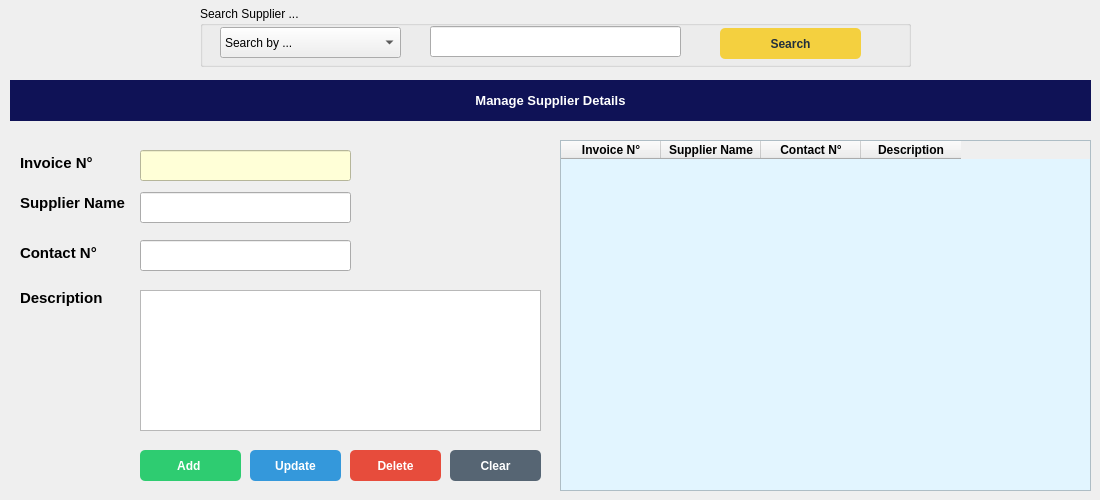
     <widget class="QWidget" name="tab_3">
      <attribute name="title">
       <string>Supplier</string>
      </attribute>
      <widget class="QLabel" name="label_6">
       <property name="geometry">
        <rect>
         <x>10</x>
         <y>80</y>
         <width>1081</width>
         <height>41</height>
        </rect>
       </property>
       <property name="font">
        <font>
         <pointsize>10</pointsize>
         <weight>75</weight>
         <bold>true</bold>
        </font>
       </property>
       <property name="styleSheet">
        <string notr="true">background-color: rgb(15, 18, 86);
color: rgb(255, 255, 255);</string>
       </property>
       <property name="text">
        <string>Manage Supplier Details</string>
       </property>
       <property name="alignment">
        <set>Qt::AlignCenter</set>
       </property>
      </widget>
      <widget class="QLabel" name="label_7">
       <property name="geometry">
        <rect>
         <x>20</x>
         <y>152</y>
         <width>81</width>
         <height>21</height>
        </rect>
       </property>
       <property name="font">
        <font>
         <pointsize>11</pointsize>
         <weight>75</weight>
         <bold>true</bold>
        </font>
       </property>
       <property name="text">
        <string>Invoice N°</string>
       </property>
      </widget>
      <widget class="QLineEdit" name="Supp_invoice_No">
       <property name="geometry">
        <rect>
         <x>140</x>
         <y>150</y>
         <width>211</width>
         <height>31</height>
        </rect>
       </property>
       <property name="styleSheet">
        <string notr="true">background-color: rgb(255, 255, 215);</string>
       </property>
      </widget>
      <widget class="QLineEdit" name="Supp_Name">
       <property name="geometry">
        <rect>
         <x>140</x>
         <y>192</y>
         <width>211</width>
         <height>31</height>
        </rect>
       </property>
      </widget>
      <widget class="QLabel" name="label_8">
       <property name="geometry">
        <rect>
         <x>20</x>
         <y>192</y>
         <width>121</width>
         <height>21</height>
        </rect>
       </property>
       <property name="font">
        <font>
         <pointsize>11</pointsize>
         <weight>75</weight>
         <bold>true</bold>
        </font>
       </property>
       <property name="text">
        <string>Supplier Name</string>
       </property>
      </widget>
      <widget class="QLabel" name="label_29">
       <property name="geometry">
        <rect>
         <x>20</x>
         <y>242</y>
         <width>91</width>
         <height>21</height>
        </rect>
       </property>
       <property name="font">
        <font>
         <pointsize>11</pointsize>
         <weight>75</weight>
         <bold>true</bold>
        </font>
       </property>
       <property name="text">
        <string>Contact N°</string>
       </property>
      </widget>
      <widget class="QLineEdit" name="Supp_Contact_No">
       <property name="geometry">
        <rect>
         <x>140</x>
         <y>240</y>
         <width>211</width>
         <height>31</height>
        </rect>
       </property>
      </widget>
      <widget class="QLabel" name="label_11">
       <property name="geometry">
        <rect>
         <x>20</x>
         <y>287</y>
         <width>91</width>
         <height>21</height>
        </rect>
       </property>
       <property name="font">
        <font>
         <pointsize>11</pointsize>
         <weight>75</weight>
         <bold>true</bold>
        </font>
       </property>
       <property name="text">
        <string>Description</string>
       </property>
      </widget>
      <widget class="QTextEdit" name="Supp_Description">
       <property name="geometry">
        <rect>
         <x>140</x>
         <y>290</y>
         <width>401</width>
         <height>141</height>
        </rect>
       </property>
      </widget>
      <widget class="QPushButton" name="Supplier_Delete_Btn">
       <property name="geometry">
        <rect>
         <x>350</x>
         <y>450</y>
         <width>91</width>
         <height>31</height>
        </rect>
       </property>
       <property name="font">
        <font>
         <weight>75</weight>
         <bold>true</bold>
        </font>
       </property>
       <property name="cursor">
        <cursorShape>PointingHandCursor</cursorShape>
       </property>
       <property name="styleSheet">
        <string notr="true">QPushButton{
  background-color: rgb(231, 76, 60);
  color: rgb(255, 255, 255);
  border-radius: 5px;
}
QPushButton::pressed{
	padding-left:5px;
	padding-top: 5px;
	background-color: rgb(236, 112, 99);
}</string>
       </property>
       <property name="text">
        <string>Delete</string>
       </property>
      </widget>
      <widget class="QPushButton" name="Supplier_Save_Btn">
       <property name="geometry">
        <rect>
         <x>140</x>
         <y>450</y>
         <width>101</width>
         <height>31</height>
        </rect>
       </property>
       <property name="font">
        <font>
         <weight>75</weight>
         <bold>true</bold>
        </font>
       </property>
       <property name="cursor">
        <cursorShape>PointingHandCursor</cursorShape>
       </property>
       <property name="styleSheet">
        <string notr="true">QPushButton{
  background-color: rgb(46, 204, 113);
  color: rgb(255, 255, 255);
  border-radius: 5px;
}
QPushButton::pressed{
	padding-left:5px;
	padding-top: 5px;
	background-color: rgb(130, 224, 170);
}</string>
       </property>
       <property name="text">
        <string>Add </string>
       </property>
      </widget>
      <widget class="QPushButton" name="Supplier_Update_Btn">
       <property name="geometry">
        <rect>
         <x>250</x>
         <y>450</y>
         <width>91</width>
         <height>31</height>
        </rect>
       </property>
       <property name="font">
        <font>
         <weight>75</weight>
         <bold>true</bold>
        </font>
       </property>
       <property name="cursor">
        <cursorShape>PointingHandCursor</cursorShape>
       </property>
       <property name="styleSheet">
        <string notr="true">QPushButton{
  background-color: rgb(52, 152, 219);
  color: rgb(255, 255, 255);
  border-radius: 5px;
}
QPushButton::pressed{
	padding-left:5px;
	padding-top: 5px;
	background-color: rgb(93, 173, 226);
}</string>
       </property>
       <property name="text">
        <string>Update</string>
       </property>
      </widget>
      <widget class="QPushButton" name="Supplier_Clear_Btn">
       <property name="geometry">
        <rect>
         <x>450</x>
         <y>450</y>
         <width>91</width>
         <height>31</height>
        </rect>
       </property>
       <property name="font">
        <font>
         <weight>75</weight>
         <bold>true</bold>
        </font>
       </property>
       <property name="cursor">
        <cursorShape>PointingHandCursor</cursorShape>
       </property>
       <property name="styleSheet">
        <string notr="true">QPushButton{
  background-color: rgb(86, 101, 115);
  color: rgb(255, 255, 255);
  border-radius: 5px;
}
QPushButton::pressed{
	padding-left:5px;
	padding-top: 5px;
	background-color: rgb(128, 139, 150);
}</string>
       </property>
       <property name="text">
        <string>Clear</string>
       </property>
      </widget>
      <widget class="QTableWidget" name="Supp_tableWidget">
       <property name="geometry">
        <rect>
         <x>560</x>
         <y>140</y>
         <width>531</width>
         <height>351</height>
        </rect>
       </property>
       <property name="styleSheet">
        <string notr="true">QTableWidget#Supp_tableWidget{
background-color: rgb(226, 245, 255);
}</string>
       </property>
       <property name="rowCount">
        <number>0</number>
       </property>
       <column>
        <property name="text">
         <string>Invoice N°</string>
        </property>
        <property name="font">
         <font>
          <weight>75</weight>
          <bold>true</bold>
         </font>
        </property>
        <property name="textAlignment">
         <set>AlignCenter</set>
        </property>
       </column>
       <column>
        <property name="text">
         <string>Supplier Name</string>
        </property>
        <property name="font">
         <font>
          <weight>75</weight>
          <bold>true</bold>
         </font>
        </property>
        <property name="textAlignment">
         <set>AlignCenter</set>
        </property>
       </column>
       <column>
        <property name="text">
         <string>Contact N°</string>
        </property>
        <property name="font">
         <font>
          <weight>75</weight>
          <bold>true</bold>
         </font>
        </property>
        <property name="textAlignment">
         <set>AlignCenter</set>
        </property>
       </column>
       <column>
        <property name="text">
         <string>Description</string>
        </property>
        <property name="font">
         <font>
          <weight>75</weight>
          <bold>true</bold>
         </font>
        </property>
        <property name="textAlignment">
         <set>AlignCenter</set>
        </property>
       </column>
      </widget>
      <widget class="QGroupBox" name="groupBox_8">
       <property name="geometry">
        <rect>
         <x>200</x>
         <y>6</y>
         <width>711</width>
         <height>61</height>
        </rect>
       </property>
       <property name="title">
        <string>Search Supplier ...</string>
       </property>
       <widget class="QComboBox" name="Supp_SearchBy_Comb">
        <property name="geometry">
         <rect>
          <x>20</x>
          <y>21</y>
          <width>181</width>
          <height>31</height>
         </rect>
        </property>
        <item>
         <property name="text">
          <string>Search by ...</string>
         </property>
        </item>
        <item>
         <property name="text">
          <string>Invoice_N</string>
         </property>
        </item>
        <item>
         <property name="text">
          <string>Supplier_Name</string>
         </property>
        </item>
        <item>
         <property name="text">
          <string>Contact_N</string>
         </property>
        </item>
       </widget>
       <widget class="QLineEdit" name="Supp_Search_box">
        <property name="geometry">
         <rect>
          <x>230</x>
          <y>20</y>
          <width>251</width>
          <height>31</height>
         </rect>
        </property>
       </widget>
       <widget class="QPushButton" name="Supp_Search_Btn">
        <property name="geometry">
         <rect>
          <x>520</x>
          <y>22</y>
          <width>141</width>
          <height>31</height>
         </rect>
        </property>
        <property name="font">
         <font>
          <weight>75</weight>
          <bold>true</bold>
         </font>
        </property>
        <property name="cursor">
         <cursorShape>PointingHandCursor</cursorShape>
        </property>
        <property name="styleSheet">
         <string notr="true">QPushButton{
  background-color: rgb(244, 208, 63);
  color: rgb(33, 47, 61);
  border-radius: 5px;
}
QPushButton::pressed{
	padding-left:2px;
	padding-top: 3px;
	background-color: rgb(248, 196, 113);
}</string>
        </property>
        <property name="text">
         <string>Search</string>
        </property>
       </widget>
      </widget>
     </widget>
